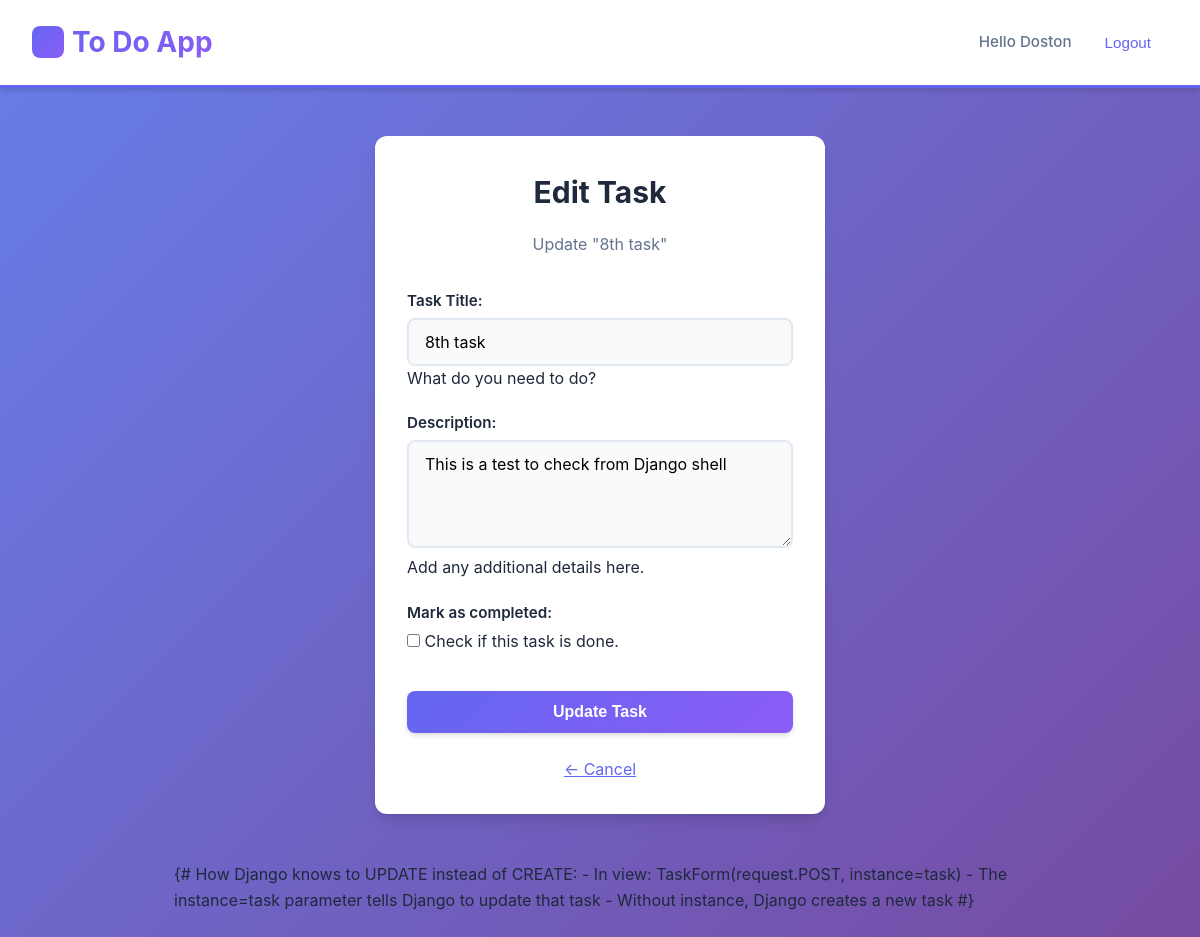
Page /tasks/13/edit/ (signed in) on the committed database.
### accounts/models.py (models this page shows, shortened)
class UserProfile(AbstractUser):
    age = models.PositiveIntegerField(null=True, blank=True)
    phone = models.CharField(max_length=15, null=True, blank=True)
    class Meta:
        verbose_name = "User Profile"
        verbose_name_plural = "User Profiles"

### home/models.py (models this page shows, shortened)
class Task(models.Model):
    user = models.ForeignKey(
        settings.AUTH_USER_MODEL,
        on_delete=models.CASCADE,
        related_name='tasks'  # Allows user.tasks.all() to get all user's tasks
    )
    title = models.CharField(max_length=200)
    description = models.TextField(blank=True, null=True)
    completed = models.BooleanField(default=False)
    created_at = models.DateTimeField(auto_now_add=True)
    updated_at = models.DateTimeField(auto_now=True)
    class Meta:
        ordering = ['-created_at']

### home/views.py (the view)
# urls.py: path("tasks/<int:pk>/edit/", task_update_view, name="task_update"),
@login_required
def task_update_view(request, pk):
    task = get_object_or_404(Task, pk=pk, user=request.user)
    if request.method == 'POST':
        form = TaskForm(request.POST, instance=task)
        if form.is_valid():
            form.save()
            return redirect('home')
    else:
        form = TaskForm(instance=task)
    context = {
        'form': form,
        'task': task,  # Pass task to template so we can show "Edit Task: [title]"
    }
    return render(request, 'task_update.html', context)

### home/forms.py
class TaskForm(forms.ModelForm):
    class Meta:
        model = Task
        fields = ['title', 'description', 'completed']
        widgets = {
            'title': forms.TextInput(attrs={
                'class': 'form-input',  # CSS class for styling
                'placeholder': 'Enter task title',
                'maxlength': '200',
            }),
            'description': forms.Textarea(attrs={
                'class': 'form-input',
                'placeholder': 'Add task description (optional)',
                'rows': 4,
            }),
            'completed': forms.CheckboxInput(attrs={
                'class': 'form-checkbox',
            }),
        }
        labels = {
            'title': 'Task Title',
            'description': 'Description',
            'completed': 'Mark as completed',
        }
        help_texts = {
            'title': 'What do you need to do?',
            'description': 'Add any additional details here.',
            'completed': 'Check if this task is done.',
        }

### templates/task_update.html (shortened to what this page needs)
{% extends "base.html" %}
{% load static %}
{% block content %}
<link rel="stylesheet" type="text/css" href="{% static 'css/reg.css' %}">
<div class="container auth-container">
    <h2 class="text-center">Edit Task</h2>
    <p class="text-center auth-subtitle">
        Update "{{ task.title }}"
    </p>
    <form method="post" class="auth-form">
        {{ form.as_p }}
        <button type="submit" class="mt-2">
            Update Task
        </button>
    </form>
    <p class="text-center mt-3 auth-footer">
        <a href="{% url 'home' %}">← Cancel</a>
    </p>
</div>
{#
How Django knows to UPDATE instead of CREATE:
- In view: TaskForm(request.POST, instance=task)
- The instance=task parameter tells Django to update that task
- Without instance, Django creates a new task
#}
{% endblock %}

### templates/base.html (shortened to what this page needs)
{% load static %}
<!DOCTYPE html>
<html lang="en">
<head>
    <link rel="stylesheet" type="text/css" href="{% static 'css/base.css' %}">
</head>
<body>
    <nav>
        <h1><a href="{% url 'home' %}">To Do App</a></h1>
        <div class="user-info">
            {% if user.is_authenticated %}
                <span>Hello {{ user.username }}</span>
                <form method="post" action="{% url 'logout' %}" style="display: inline;">
                    <button type="submit" class="logout-btn">Logout</button>
                </form>
            {% else %}
                <span>You are not logged in.</span>
                <a href="{% url 'login' %}">Login</a>
                <a href="{% url 'signup' %}">Sign Up</a>
            {% endif %}
        </div>
    </nav>
    <main>
        {% block content %}
        {% endblock %}
    </main>
</body>
</html>

### static/css/base.css (style rules this page uses)
* { margin: 0; padding: 0; box-sizing: border-box; }
:root { --primary-color: #6366f1; --primary-dark: #4f46e5; --primary-light: #818cf8; --secondary-color: #8b5cf6; --background: #f8fafc; --surface: #ffffff; --text-primary: #1e293b; --text-secondary: #64748b; --border-color: #e2e8f0; --success: #10b981; --danger: #ef4444; --shadow-sm: 0 1px 2px 0 rgba(0, 0, 0, 0.05); --shadow-md: 0 4px 6px -1px rgba(0, 0, 0, 0.1), 0 2px 4px -1px rgba(0, 0, 0, 0.06); --shadow-lg: 0 10px 15px -3px rgba(0, 0, 0, 0.1), 0 4px 6px -2px rgba(0, 0, 0, 0.05); }
body { font-family: -apple-system, BlinkMacSystemFont, 'Segoe UI', Roboto, 'Helvetica Neue', Arial, sans-serif; background: linear-gradient(135deg, #667eea 0%, #764ba2 100%); min-height: 100vh; color: var(--text-primary); line-height: 1.6; }
nav { background: var(--surface); padding: 1.25rem 2rem; box-shadow: var(--shadow-md); display: flex; justify-content: space-between; align-items: center; position: sticky; top: 0; z-index: 1000; border-bottom: 3px solid var(--primary-color); }
nav h1 { font-size: 1.75rem; font-weight: 700; margin: 0; }
nav h1 a { color: var(--primary-color); text-decoration: none; display: flex; align-items: center; gap: 0.5rem; transition: color 0.3s ease; }
nav h1 a::before { content: ""; display: inline-block; width: 32px; height: 32px; background: linear-gradient(135deg, var(--primary-color), var(--secondary-color)); color: white; border-radius: 8px; text-align: center; line-height: 32px; font-weight: bold; }
.user-info { display: flex; align-items: center; gap: 1rem; font-size: 0.95rem; }
.user-info span { color: var(--text-secondary); font-weight: 500; }
.logout-btn { color: var(--primary-color); background: transparent; text-decoration: none; padding: 0.5rem 1rem; border-radius: 6px; font-weight: 500; transition: all 0.3s ease; border: 1px solid transparent; font-size: 0.95rem; cursor: pointer; box-shadow: none; }
main { max-width: 900px; margin: 2rem auto; padding: 0 1.5rem; animation: fadeIn 0.5s ease; }
.container, .card { background: var(--surface); border-radius: 12px; padding: 2rem; box-shadow: var(--shadow-lg); margin-bottom: 1.5rem; }
form { display: flex; flex-direction: column; gap: 1.25rem; }
label { color: var(--text-primary); font-weight: 600; font-size: 0.95rem; margin-bottom: 0.25rem; display: block; }
input[type="text"], input[type="email"], input[type="password"], input[type="number"], textarea, select { width: 100%; padding: 0.75rem 1rem; border: 2px solid var(--border-color); border-radius: 8px; font-size: 1rem; font-family: inherit; transition: all 0.3s ease; background: var(--background); }
textarea { resize: vertical; min-height: 100px; }
button, .btn, input[type="submit"] { padding: 0.75rem 1.5rem; background: linear-gradient(135deg, var(--primary-color), var(--secondary-color)); color: white; border: none; border-radius: 8px; font-size: 1rem; font-weight: 600; cursor: pointer; transition: all 0.3s ease; box-shadow: var(--shadow-md); display: inline-block; text-decoration: none; text-align: center; }
h1, h2, h3, h4, h5, h6 { color: var(--text-primary); margin-bottom: 1rem; font-weight: 700; }
h1 { font-size: 2.25rem; background: linear-gradient(135deg, var(--primary-color), var(--secondary-color)); -webkit-background-clip: text; -webkit-text-fill-color: transparent; background-clip: text; }
h2 { font-size: 1.875rem; }
a { color: var(--primary-color); transition: color 0.3s ease; }
.text-center { text-align: center; }
.mt-2 { margin-top: 1rem; }
.mt-3 { margin-top: 1.5rem; }

### static/css/reg.css (style rules this page uses)
.auth-container { max-width: 450px; margin: 3rem auto; }
.auth-subtitle { color: var(--text-secondary); margin-bottom: 2rem; }
.auth-form button[type="submit"] { width: 100%; }
.auth-footer { color: var(--text-secondary); }

### rows in the picture
UserProfile: username "Doston"
Task: title "8th task", description "This is a test to check from Django shell"
